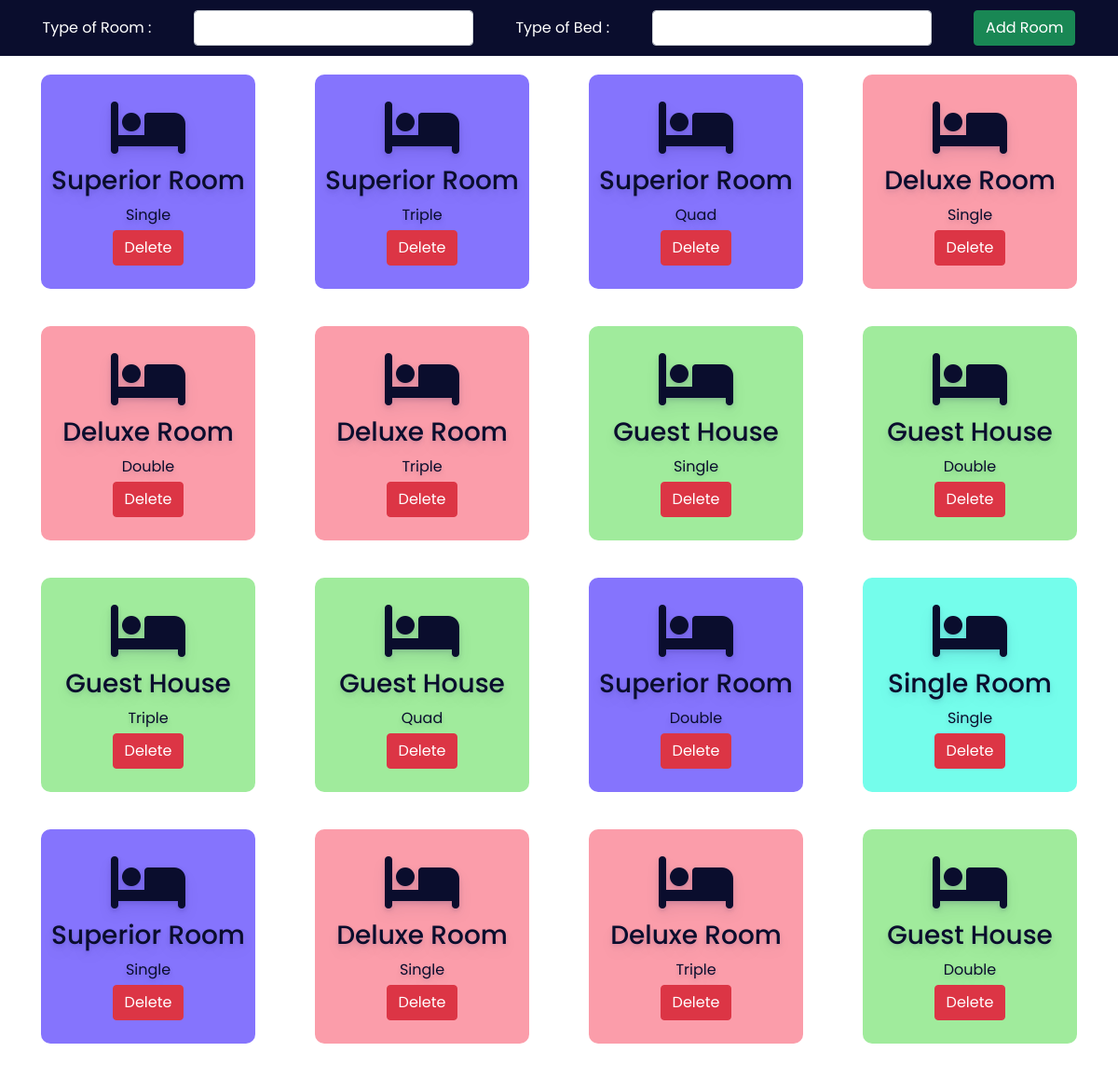
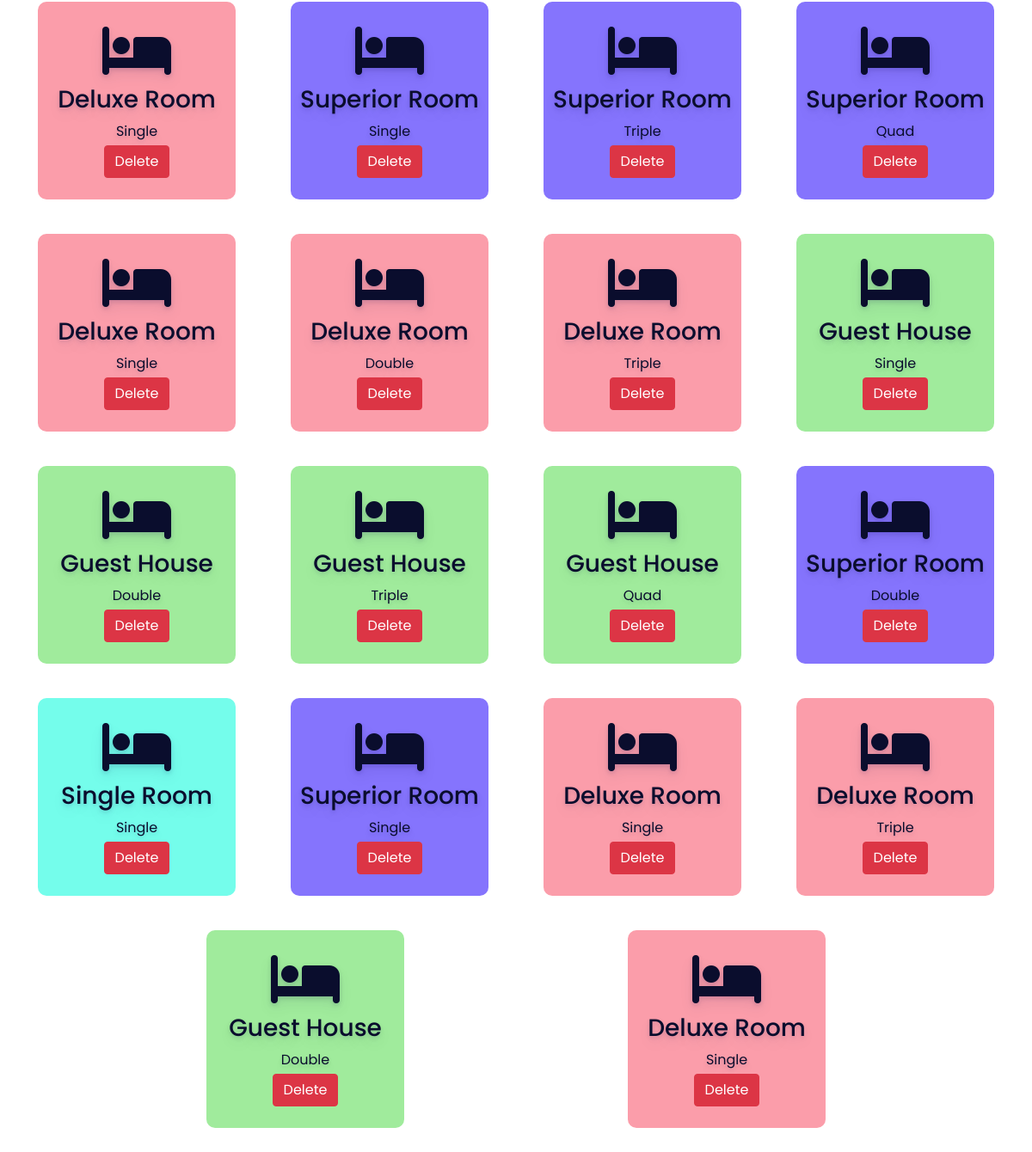
/admin/room.php, run on the app's committed database (2 pictures, top to bottom).
### tables this page shows
CREATE TABLE IF NOT EXISTS `room` (
  `id` int NOT NULL,
  `type` varchar(50) NOT NULL,
  `bedding` varchar(50) NOT NULL
);

### admin/room.php (the view, shortened to what this page needs)
<?php
include '../config.php';
?>
<!DOCTYPE html>
<html lang="en">
<head>
    <link rel="stylesheet" href="https://cdnjs.cloudflare.com/ajax/libs/font-awesome/6.2.0/css/all.min.css" />
    <link href="https://cdn.jsdelivr.net/npm/bootstrap@5.0.2/dist/css/bootstrap.min.css" rel="stylesheet">
    <link rel="stylesheet" href="css/room.css">
</head>
<body>
    <div class="addroomsection">
        <form action="" method="POST">
            <label for="troom">Type of Room :</label>
            <select name="troom" class="form-control">
                <option value selected></option>
                <option value="Superior Room">SUPERIOR ROOM</option>
            </select>
            <label for="bed">Type of Bed :</label>
            <select name="bed" class="form-control">
                <option value selected></option>
                <option value="Single">Single</option>
            </select>
            <button type="submit" class="btn btn-success" name="addroom">Add Room</button>
        </form>
    </div>
    <div class="room">
        <?php
        $sql = "select * from room";
        $re = mysqli_query($conn, $sql)
        ?>
        <?php
        while ($row = mysqli_fetch_array($re)) {
            $id = $row['type'];
            if ($id == "Superior Room") {
                echo "<div class='roombox roomboxsuperior'>
						<div class='text-center no-boder'>
                            <i class='fa-solid fa-bed fa-4x mb-2'></i>
							<h3>" . $row['type'] . "</h3>
                            <div class='mb-1'>" . $row['bedding'] . "</div>
                            <a href='roomdelete.php?id=". $row['id'] ."'><button class='btn btn-danger'>Delete</button></a>
						</div>
                    </div>";
            } else if ($id == "Deluxe Room") {
                echo "<div class='roombox roomboxdelux'>
                        <div class='text-center no-boder'>
                        <i class='fa-solid fa-bed fa-4x mb-2'></i>
                        <h3>" . $row['type'] . "</h3>
                        <div class='mb-1'>" . $row['bedding'] . "</div>
                        <a href='roomdelete.php?id=". $row['id'] ."'><button class='btn btn-danger'>Delete</button></a>
                    </div>
                    </div>";
            } else if ($id == "Guest House") {
                echo "<div class='roombox roomboguest'>
                <div class='text-center no-boder'>
                <i class='fa-solid fa-bed fa-4x mb-2'></i>
							<h3>" . $row['type'] . "</h3>
                            <div class='mb-1'>" . $row['bedding'] . "</div>
                            <a href='roomdelete.php?id=". $row['id'] ."'><button class='btn btn-danger'>Delete</button></a>
					</div>
            </div>";
            } else if ($id == "Single Room") {
                echo "<div class='roombox roomboxsingle'>
                        <div class='text-center no-boder'>
                        <i class='fa-solid fa-bed fa-4x mb-2'></i>
                        <h3>" . $row['type'] . "</h3>
                        <div class='mb-1'>" . $row['bedding'] . "</div>
                        <a href='roomdelete.php?id=". $row['id'] ."'><button class='btn btn-danger'>Delete</button></a>
                    </div>
                    </div>";
            }
        }
        ?>
    </div>
</body>
</html>

### admin/css/room.css (style rules this page uses)
:root { --bg-text-shadow: 0 2px 4px rgb(13 0 77 / 8%), 0 3px 6px rgb(13 0 77 / 8%), 0 8px 16px rgb(13 0 77 / 8%); --bg-box-shadow: 0px 0px 20px 6px rgba(8, 8, 15, 0.31); }
* { margin: 0; padding: 0; font-family: 'Poppins', sans-serif; }
.addroomsection { height: 60px; width: 100%; background-color: #0a0d2d; position:fixed; z-index: 100; }
.addroomsection form { height: 100%; display: flex; justify-content: space-evenly; align-items: center; }
.addroomsection form label { color: white; }
.addroomsection form select { width: 300px; }
.room { display: flex; position: relative; top: 60px; height: 85vh; overflow-y: scroll; justify-content: space-evenly; flex-wrap: wrap; }
.roombox { height: 230px; width: 230px; margin: 20px; display: flex; flex-direction: column; justify-content: center; color: #0a0d2d; text-shadow: var(--bg-text-shadow); border-radius: 10px; }
.roomboxsuperior { background-color:#2407fc8e; }
.roomboxdelux { background-color:#fa8393c8; }
.roomboguest { background-color:#19cf1069; }
.roomboxsingle { background-color:#07fcdb8e; }

### data on the page
room: type "Superior Room", bedding "Single"
room: type "Superior Room", bedding "Triple"
room: type "Superior Room", bedding "Quad"
room: type "Deluxe Room", bedding "Single"
room: type "Deluxe Room", bedding "Double"
room: type "Deluxe Room", bedding "Triple"
room: type "Guest House", bedding "Single"
room: type "Guest House", bedding "Double"
room: type "Guest House", bedding "Triple"
room: type "Guest House", bedding "Quad"
room: type "Superior Room", bedding "Double"
room: type "Single Room", bedding "Single"
room: type "Superior Room", bedding "Single"
room: type "Deluxe Room", bedding "Single"
room: type "Deluxe Room", bedding "Triple"
room: type "Guest House", bedding "Double"
room: type "Deluxe Room", bedding "Single"
room: type "Superior Room", bedding "Single"
room: type "Superior Room", bedding "Triple"
room: type "Superior Room", bedding "Quad"
room: type "Deluxe Room", bedding "Single"
room: type "Deluxe Room", bedding "Double"
room: type "Deluxe Room", bedding "Triple"
room: type "Guest House", bedding "Single"
room: type "Guest House", bedding "Double"
room: type "Guest House", bedding "Triple"
room: type "Guest House", bedding "Quad"
room: type "Superior Room", bedding "Double"
room: type "Single Room", bedding "Single"
room: type "Superior Room", bedding "Single"
room: type "Deluxe Room", bedding "Single"
room: type "Deluxe Room", bedding "Triple"
room: type "Guest House", bedding "Double"
room: type "Deluxe Room", bedding "Single"
